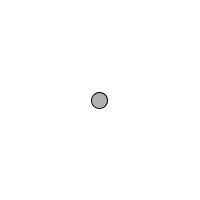
Frame 1 (no input)
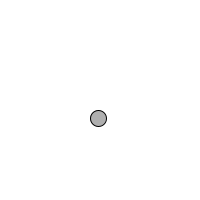
Frame 60 (the mouse pressed at the canvas centre just before this capture)
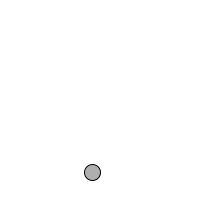
Frame 120 (the mouse held since frame 60 and released just before this capture)

The Processing sketch that drew these frames (run headless with seeded random() and noise(); from frame 60 on, the mouse is pressed at the canvas centre):

// Processing sketch: Mover_constant_acceleration
// ── Mover_constant_acceleration.pde
class Mover {
 
  PVector location;
  PVector velocity;
  PVector acceleration;
  float topspeed;
  
  void update() {
    velocity.add(acceleration);
    velocity.limit(topspeed);
    location.add(velocity);
  }
  
  void display() {
    stroke(0);
    fill(175);
    ellipse(location.x, location.y, 16, 16);
  }
  
  Mover() {
    location = new PVector(width/2, height/2);
    velocity = new PVector(0,0);
    acceleration = new PVector(-0.001, 0.01);
    topspeed = 10;
  }
  
  void checkEdges() {
    if (location.x > width) {
      location.x = 0;
    }
    else if (location.x < 0) {
      location.x = width;
    }
    if (location.y > height) {
      location.y = 0;
    }
    else if (location.y < 0) {
      location.y = height;
    }
  }

}

Mover mover;

void setup() {
  size(200, 200);
  smooth();
  mover = new Mover();
}

void draw() {
  background(255);
  mover.update();
  mover.checkEdges();
  mover.display();
}
